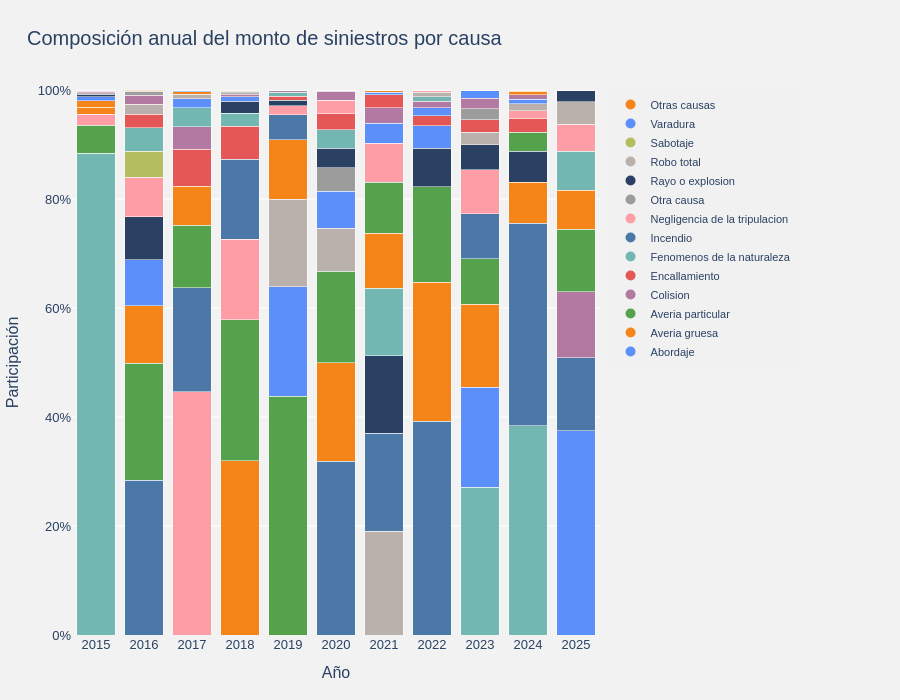

Notebook cell for this chart:
### Markdown cell above
#### Distribución porcentual anual por causa

Las causas marginales se agrupan como «Otras causas» únicamente en esta gráfica; las tablas conservan todas las categorías registradas.

### Code cell
from IPython.display import clear_output
clear_output(wait=True)

participacion_causas = causa_porcentaje.drop(index="Total").drop(columns="Total")
participacion_grafica = participacion_causas.copy()
causas_marginales = []
for causa in participacion_grafica.columns:
    if participacion_grafica[causa].max() < 2:
        causas_marginales.append(causa)

if causas_marginales:
    participacion_grafica["Otras causas"] = participacion_grafica[causas_marginales].sum(axis=1)
    participacion_grafica = participacion_grafica.drop(columns=causas_marginales)

fig = go.Figure()

# Ordenar causas de mayor a menor participación dentro de cada año.
for posicion in range(participacion_grafica.shape[1]):
    valores = []
    causas_posicion = []
    colores_posicion = []

    for año in participacion_grafica.index:
        ranking = participacion_grafica.loc[año].sort_values(ascending=False)
        causa = ranking.index[posicion] if posicion < len(ranking) else None
        valor = ranking.iloc[posicion] if posicion < len(ranking) else 0

        valores.append(valor)
        causas_posicion.append(causa if causa is not None else "Sin participación")

        if causa is not None:
            indice_causa = list(participacion_grafica.columns).index(causa)
            colores_posicion.append(COLORES_TIPOS[indice_causa % len(COLORES_TIPOS)])
        else:
            colores_posicion.append("rgba(0,0,0,0)")

    fig.add_bar(
        x=participacion_grafica.index,
        y=valores,
        customdata=causas_posicion,
        hovertemplate="Año %{x}<br>%{customdata}<br>Participación: %{y:.2f}%<extra></extra>",
        marker_color=colores_posicion,
        name=f"Posición {posicion + 1}",
        showlegend=False,
    )

# Leyenda separada con nombres y colores reales de las causas.
for i, causa in enumerate(participacion_grafica.columns):
    fig.add_scatter(
        x=[None],
        y=[None],
        mode="markers",
        name=causa,
        marker=dict(size=10, color=COLORES_TIPOS[i % len(COLORES_TIPOS)]),
        showlegend=True,
    )

fig.update_layout(
    title="Composición anual del monto de siniestros por causa",
    template="reservas",
    barmode="stack",
    showlegend=True,
    barnorm="percent",
    height=700,
    margin=dict(l=65, r=300, t=90, b=65),
    legend=dict(
        orientation="v", x=1.02, xanchor="left", y=1, yanchor="top",
        font=dict(size=11), bgcolor="rgba(242,242,242,0.95)", borderwidth=0,
    ),
    xaxis=dict(title="Año", dtick=1),
    yaxis=dict(title="Participación", ticksuffix="%", range=[0, 100]),
)
fig.show()

### Figure 1 — Plotly figure (JSON) as saved in the notebook; plotly's stock layout.template omitted (floating-point values rounded to 4 significant figures)
{"data": [{"customdata": ["Fenomenos de la naturaleza", "Incendio ", "Negligencia de la tripulacion", "Averia gruesa", "Averia particular", "Incendio ", "Robo total", "Incendio ", "Fenomenos de la naturaleza", "Fenomenos de la naturaleza", "Varadura"], "hovertemplate": "Año %{x}<br>%{customdata}<br>Participación: %{y:.2f}%<extra></extra>", "marker": {"color": ["#72B7B2", "#4C78A8", "#FF9DA6", "#F58518", "#54A24B", "#4C78A8", "#BAB0AC", "#4C78A8", "#72B7B2", "#72B7B2", "#5B8FF9"]}, "name": "Posición 1", "showlegend": false, "type": "bar", "x": [2015, 2016, 2017, 2018, 2019, 2020, 2021, 2022, 2023, 2024, 2025], "y": [88.38, 28.38, 44.67, 32.0, 43.82, 31.92, 19.08, 39.24, 27.09, 38.42, 37.52]}, {"customdata": ["Averia particular", "Averia particular", "Incendio ", "Averia particular", "Abordaje", "Averia gruesa", "Incendio ", "Averia gruesa", "Varadura", "Incendio ", "Incendio "], "hovertemplate": "Año %{x}<br>%{customdata}<br>Participación: %{y:.2f}%<extra></extra>", "marker": {"color": ["#54A24B", "#54A24B", "#4C78A8", "#54A24B", "#5B8FF9", "#F58518", "#4C78A8", "#F58518", "#5B8FF9", "#4C78A8", "#4C78A8"]}, "name": "Posición 2", "showlegend": false, "type": "bar", "x": [2015, 2016, 2017, 2018, 2019, 2020, 2021, 2022, 2023, 2024, 2025], "y": [5.194, 21.47, 19.01, 25.8, 20.1, 18.07, 17.97, 25.49, 18.39, 37.13, 13.35]}, {"customdata": ["Negligencia de la tripulacion", "Averia gruesa", "Averia particular", "Negligencia de la tripulacion", "Robo total", "Averia particular", "Rayo o explosion", "Averia particular", "Averia gruesa", "Averia gruesa", "Colision"], "hovertemplate": "Año %{x}<br>%{customdata}<br>Participación: %{y:.2f}%<extra></extra>", "marker": {"color": ["#FF9DA6", "#F58518", "#54A24B", "#FF9DA6", "#BAB0AC", "#54A24B", "#2A4163", "#54A24B", "#F58518", "#F58518", "#B279A2"]}, "name": "Posición 3", "showlegend": false, "type": "bar", "x": [2015, 2016, 2017, 2018, 2019, 2020, 2021, 2022, 2023, 2024, 2025], "y": [1.999, 10.55, 11.5, 14.85, 16.0, 16.77, 14.17, 17.57, 15.22, 7.565, 12.12]}, {"customdata": ["Averia gruesa", "Varadura", "Averia gruesa", "Incendio ", "Averia gruesa", "Robo total", "Fenomenos de la naturaleza", "Rayo o explosion", "Averia particular", "Rayo o explosion", "Averia particular"], "hovertemplate": "Año %{x}<br>%{customdata}<br>Participación: %{y:.2f}%<extra></extra>", "marker": {"color": ["#F58518", "#5B8FF9", "#F58518", "#4C78A8", "#F58518", "#BAB0AC", "#72B7B2", "#2A4163", "#54A24B", "#2A4163", "#54A24B"]}, "name": "Posición 4", "showlegend": false, "type": "bar", "x": [2015, 2016, 2017, 2018, 2019, 2020, 2021, 2022, 2023, 2024, 2025], "y": [1.272, 8.457, 7.148, 14.62, 10.91, 7.884, 12.45, 7.005, 8.339, 5.632, 11.46]}, {"customdata": ["Otras causas", "Rayo o explosion", "Encallamiento", "Encallamiento", "Incendio ", "Varadura", "Averia gruesa", "Varadura", "Incendio ", "Averia particular", "Averia gruesa"], "hovertemplate": "Año %{x}<br>%{customdata}<br>Participación: %{y:.2f}%<extra></extra>", "marker": {"color": ["#F58518", "#2A4163", "#E45756", "#E45756", "#4C78A8", "#5B8FF9", "#F58518", "#5B8FF9", "#4C78A8", "#54A24B", "#F58518"]}, "name": "Posición 5", "showlegend": false, "type": "bar", "x": [2015, 2016, 2017, 2018, 2019, 2020, 2021, 2022, 2023, 2024, 2025], "y": [1.16, 7.856, 6.848, 6.099, 4.601, 6.742, 10.01, 4.161, 8.25, 3.461, 7.164]}, {"customdata": ["Varadura", "Negligencia de la tripulacion", "Colision", "Fenomenos de la naturaleza", "Negligencia de la tripulacion", "Otra causa", "Averia particular", "Encallamiento", "Negligencia de la tripulacion", "Encallamiento", "Fenomenos de la naturaleza"], "hovertemplate": "Año %{x}<br>%{customdata}<br>Participación: %{y:.2f}%<extra></extra>", "marker": {"color": ["#5B8FF9", "#FF9DA6", "#B279A2", "#72B7B2", "#FF9DA6", "#9C9C9C", "#54A24B", "#E45756", "#FF9DA6", "#E45756", "#72B7B2"]}, "name": "Posición 6", "showlegend": false, "type": "bar", "x": [2015, 2016, 2017, 2018, 2019, 2020, 2021, 2022, 2023, 2024, 2025], "y": [0.7567, 7.3, 4.114, 2.402, 1.678, 4.36, 9.411, 1.866, 8.112, 2.543, 7.158]}, {"customdata": ["Rayo o explosion", "Sabotaje", "Fenomenos de la naturaleza", "Rayo o explosion", "Rayo o explosion", "Rayo o explosion", "Negligencia de la tripulacion", "Abordaje", "Rayo o explosion", "Negligencia de la tripulacion", "Negligencia de la tripulacion"], "hovertemplate": "Año %{x}<br>%{customdata}<br>Participación: %{y:.2f}%<extra></extra>", "marker": {"color": ["#2A4163", "#B5BD61", "#72B7B2", "#2A4163", "#2A4163", "#2A4163", "#FF9DA6", "#5B8FF9", "#2A4163", "#FF9DA6", "#FF9DA6"]}, "name": "Posición 7", "showlegend": false, "type": "bar", "x": [2015, 2016, 2017, 2018, 2019, 2020, 2021, 2022, 2023, 2024, 2025], "y": [0.4346, 4.769, 3.453, 2.124, 0.9804, 3.556, 7.133, 1.393, 4.549, 1.439, 4.972]}, {"customdata": ["Robo total", "Fenomenos de la naturaleza", "Varadura", "Varadura", "Encallamiento", "Fenomenos de la naturaleza", "Abordaje", "Colision", "Robo total", "Robo total", "Robo total"], "hovertemplate": "Año %{x}<br>%{customdata}<br>Participación: %{y:.2f}%<extra></extra>", "marker": {"color": ["#BAB0AC", "#72B7B2", "#5B8FF9", "#5B8FF9", "#E45756", "#72B7B2", "#5B8FF9", "#B279A2", "#BAB0AC", "#BAB0AC", "#BAB0AC"]}, "name": "Posición 8", "showlegend": false, "type": "bar", "x": [2015, 2016, 2017, 2018, 2019, 2020, 2021, 2022, 2023, 2024, 2025], "y": [0.3289, 4.318, 1.661, 0.8537, 0.7806, 3.424, 3.633, 1.219, 2.347, 1.246, 4.121]}, {"customdata": ["Colision", "Encallamiento", "Robo total", "Colision", "Fenomenos de la naturaleza", "Encallamiento", "Colision", "Fenomenos de la naturaleza", "Encallamiento", "Varadura", "Rayo o explosion"], "hovertemplate": "Año %{x}<br>%{customdata}<br>Participación: %{y:.2f}%<extra></extra>", "marker": {"color": ["#B279A2", "#E45756", "#BAB0AC", "#B279A2", "#72B7B2", "#E45756", "#B279A2", "#72B7B2", "#E45756", "#5B8FF9", "#2A4163"]}, "name": "Posición 9", "showlegend": false, "type": "bar", "x": [2015, 2016, 2017, 2018, 2019, 2020, 2021, 2022, 2023, 2024, 2025], "y": [0.2036, 2.418, 0.7857, 0.3867, 0.7421, 2.914, 2.896, 0.8488, 2.251, 0.8552, 2.128]}, {"customdata": ["Sabotaje", "Robo total", "Otras causas", "Robo total", "Colision", "Negligencia de la tripulacion", "Encallamiento", "Robo total", "Otra causa", "Colision", "Otra causa"], "hovertemplate": "Año %{x}<br>%{customdata}<br>Participación: %{y:.2f}%<extra></extra>", "marker": {"color": ["#B5BD61", "#BAB0AC", "#F58518", "#BAB0AC", "#B279A2", "#FF9DA6", "#E45756", "#BAB0AC", "#9C9C9C", "#B279A2", "#9C9C9C"]}, "name": "Posición 10", "showlegend": false, "type": "bar", "x": [2015, 2016, 2017, 2018, 2019, 2020, 2021, 2022, 2023, 2024, 2025], "y": [0.1028, 1.876, 0.4967, 0.3553, 0.2957, 2.438, 2.361, 0.7797, 2.05, 0.8163, 0.002062]}, {"customdata": ["Encallamiento", "Colision", "Abordaje", "Otra causa", "Otras causas", "Colision", "Varadura", "Negligencia de la tripulacion", "Colision", "Otras causas", "Abordaje"], "hovertemplate": "Año %{x}<br>%{customdata}<br>Participación: %{y:.2f}%<extra></extra>", "marker": {"color": ["#E45756", "#B279A2", "#5B8FF9", "#9C9C9C", "#F58518", "#B279A2", "#5B8FF9", "#FF9DA6", "#B279A2", "#F58518", "#5B8FF9"]}, "name": "Posición 11", "showlegend": false, "type": "bar", "x": [2015, 2016, 2017, 2018, 2019, 2020, 2021, 2022, 2023, 2024, 2025], "y": [0.0815, 1.671, 0.135, 0.2827, 0.07017, 1.679, 0.4707, 0.4354, 1.853, 0.6837, 0]}, {"customdata": ["Otra causa", "Otra causa", "Sabotaje", "Otras causas", "Otra causa", "Abordaje", "Otras causas", "Sabotaje", "Abordaje", "Otra causa", "Encallamiento"], "hovertemplate": "Año %{x}<br>%{customdata}<br>Participación: %{y:.2f}%<extra></extra>", "marker": {"color": ["#9C9C9C", "#9C9C9C", "#B5BD61", "#F58518", "#9C9C9C", "#5B8FF9", "#F58518", "#B5BD61", "#5B8FF9", "#9C9C9C", "#E45756"]}, "name": "Posición 12", "showlegend": false, "type": "bar", "x": [2015, 2016, 2017, 2018, 2019, 2020, 2021, 2022, 2023, 2024, 2025], "y": [0.04865, 0.696, 0.1158, 0.1734, 0.0184, 0.2379, 0.3343, 0.004569, 1.458, 0.1509, 0]}, {"customdata": ["Abordaje", "Abordaje", "Rayo o explosion", "Abordaje", "Varadura", "Otras causas", "Otra causa", "Otra causa", "Sabotaje", "Abordaje", "Sabotaje"], "hovertemplate": "Año %{x}<br>%{customdata}<br>Participación: %{y:.2f}%<extra></extra>", "marker": {"color": ["#5B8FF9", "#5B8FF9", "#2A4163", "#5B8FF9", "#5B8FF9", "#F58518", "#9C9C9C", "#9C9C9C", "#B5BD61", "#5B8FF9", "#B5BD61"]}, "name": "Posición 13", "showlegend": false, "type": "bar", "x": [2015, 2016, 2017, 2018, 2019, 2020, 2021, 2022, 2023, 2024, 2025], "y": [0.0407, 0.1213, 0.06374, 0.0499, 0.005743, 0.003862, 0.08075, 0, 0.08863, 0.0564, 0]}, {"customdata": ["Incendio ", "Otras causas", "Otra causa", "Sabotaje", "Sabotaje", "Sabotaje", "Sabotaje", "Otras causas", "Otras causas", "Sabotaje", "Otras causas"], "hovertemplate": "Año %{x}<br>%{customdata}<br>Participación: %{y:.2f}%<extra></extra>", "marker": {"color": ["#4C78A8", "#F58518", "#9C9C9C", "#B5BD61", "#B5BD61", "#B5BD61", "#B5BD61", "#F58518", "#F58518", "#B5BD61", "#F58518"]}, "name": "Posición 14", "showlegend": false, "type": "bar", "x": [2015, 2016, 2017, 2018, 2019, 2020, 2021, 2022, 2023, 2024, 2025], "y": [0, 0.1204, 0.001842, 0, 0, 0, 0, 0, 0.01144, 0, 0]}, {"marker": {"color": "#5B8FF9", "size": 10}, "mode": "markers", "name": "Abordaje", "showlegend": true, "type": "scatter", "x": [null], "y": [null]}, {"marker": {"color": "#F58518", "size": 10}, "mode": "markers", "name": "Averia gruesa", "showlegend": true, "type": "scatter", "x": [null], "y": [null]}, {"marker": {"color": "#54A24B", "size": 10}, "mode": "markers", "name": "Averia particular", "showlegend": true, "type": "scatter", "x": [null], "y": [null]}, {"marker": {"color": "#B279A2", "size": 10}, "mode": "markers", "name": "Colision", "showlegend": true, "type": "scatter", "x": [null], "y": [null]}, {"marker": {"color": "#E45756", "size": 10}, "mode": "markers", "name": "Encallamiento", "showlegend": true, "type": "scatter", "x": [null], "y": [null]}, {"marker": {"color": "#72B7B2", "size": 10}, "mode": "markers", "name": "Fenomenos de la naturaleza", "showlegend": true, "type": "scatter", "x": [null], "y": [null]}, {"marker": {"color": "#4C78A8", "size": 10}, "mode": "markers", "name": "Incendio ", "showlegend": true, "type": "scatter", "x": [null], "y": [null]}, {"marker": {"color": "#FF9DA6", "size": 10}, "mode": "markers", "name": "Negligencia de la tripulacion", "showlegend": true, "type": "scatter", "x": [null], "y": [null]}, {"marker": {"color": "#9C9C9C", "size": 10}, "mode": "markers", "name": "Otra causa", "showlegend": true, "type": "scatter", "x": [null], "y": [null]}, {"marker": {"color": "#2A4163", "size": 10}, "mode": "markers", "name": "Rayo o explosion", "showlegend": true, "type": "scatter", "x": [null], "y": [null]}, {"marker": {"color": "#BAB0AC", "size": 10}, "mode": "markers", "name": "Robo total", "showlegend": true, "type": "scatter", "x": [null], "y": [null]}, {"marker": {"color": "#B5BD61", "size": 10}, "mode": "markers", "name": "Sabotaje", "showlegend": true, "type": "scatter", "x": [null], "y": [null]}, {"marker": {"color": "#5B8FF9", "size": 10}, "mode": "markers", "name": "Varadura", "showlegend": true, "type": "scatter", "x": [null], "y": [null]}, {"marker": {"color": "#F58518", "size": 10}, "mode": "markers", "name": "Otras causas", "showlegend": true, "type": "scatter", "x": [null], "y": [null]}], "layout": {"barmode": "stack", "barnorm": "percent", "height": 700, "legend": {"bgcolor": "rgba(242,242,242,0.95)", "borderwidth": 0, "font": {"size": 11}, "orientation": "v", "x": 1.02, "xanchor": "left", "y": 1, "yanchor": "top"}, "margin": {"b": 65, "l": 65, "r": 300, "t": 90}, "showlegend": true, "title": {"text": "Composición anual del monto de siniestros por causa"}, "xaxis": {"dtick": 1, "title": {"text": "Año"}}, "yaxis": {"range": [0, 100], "ticksuffix": "%", "title": {"text": "Participación"}}}}
